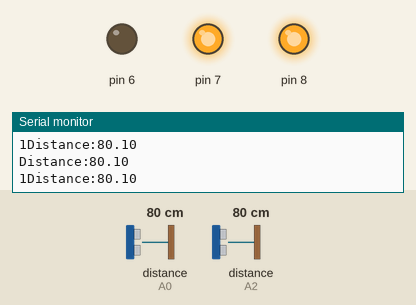
Simulated run of this sketch. Board: Arduino Uno, built with avr-gcc and run on an emulated ATmega328P. Parts: output pins drawn as LEDs (lit = HIGH), the last lines printed to the serial monitor. Wiring (inferred from the names in the program): 2 × ultrasonic range finder: trigger A1, echo A0 / trigger A3, echo A2. Inputs (shaded band) come from the test bench; at power-on: distance to the obstacle (sensors on A0, A2) 80 cm. The echo pulse lasts 58.3 µs per cm; pins used as bus, display or sensor lines are not drawn.

Above: at 1.2 s.
1.3 s: distance to the obstacle (sensor on A0) set to 54 cm
2.8 s: distance to the obstacle (sensor on A0) set to 47 cm
At 4.1 s:
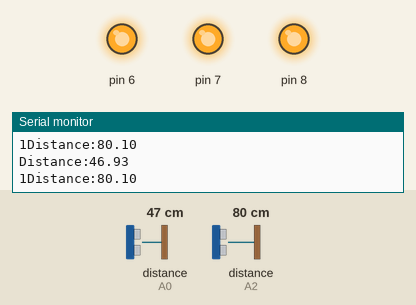
4.4 s: distance to the obstacle (sensor on A0) set to 7 cm
At 6.01 s:
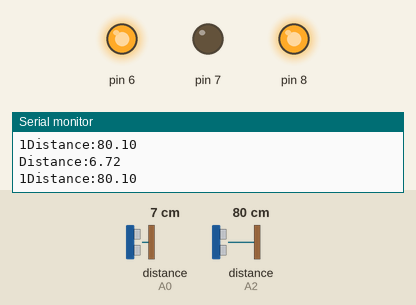
7.4 s: distance to the obstacle (sensor on A0) set to 4 cm
At 10.1 s:
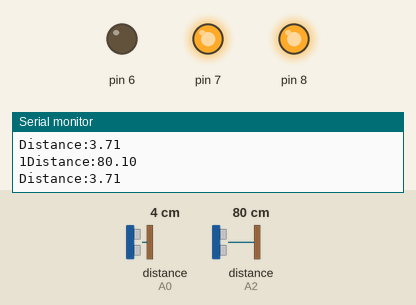
10.4 s: distance to the obstacle (sensor on A2) set to 56 cm
11.9 s: distance to the obstacle (sensor on A2) set to 47 cm
At 12.6 s:
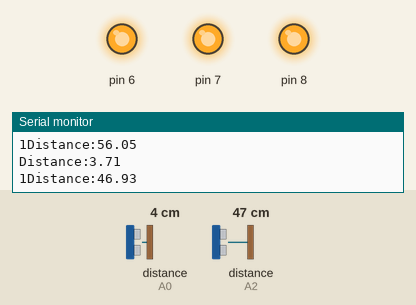
Timing chart, 0 to 14.5 s (numbered marks = the images above; inputs shaded):
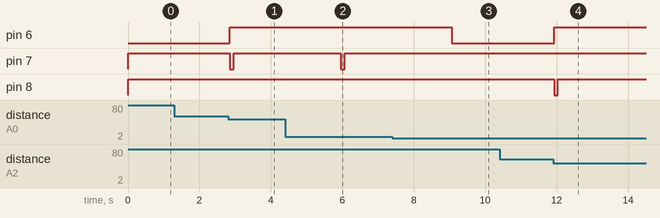

The sketch:

advance.ino
```cpp
int Echo = A0;  // Echo回声脚(P2.0)
int Trig =A1;  //  Trig 触发脚(P2.1)
int Echo2 = A2;  // Echo回声脚(P2.0)
int Trig2 =A3;  //  Trig 触发脚(P2.1)
int Distance = 0;
int Distance2 = 0;


void setup()
{
  Serial.begin(9600);     // 初始化串口
   pinMode(7,OUTPUT);
   pinMode(Echo, INPUT);    // 定义超声波输入脚
  pinMode(Trig, OUTPUT);   // 定义超声波输出脚
    pinMode(Echo2, INPUT);    // 定义超声波输入
  pinMode(Trig2, OUTPUT);   // 定义超声波输出脚
  analogWrite(7,255);
  analogWrite(8,255);
}


void Distance_test()   // 量出前方距离
{
  digitalWrite(Trig, LOW);   // 给触发脚低电平2μs
  delayMicroseconds(2);
  digitalWrite(Trig, HIGH);  // 给触发脚高电平10μs，这里至少是10μs
  delayMicroseconds(10);
  digitalWrite(Trig, LOW);    // 持续给触发脚低电
  float Fdistance = pulseIn(Echo, HIGH);  // 读取高电平时间(单位：微秒)
  Fdistance= Fdistance/58;       //为什么除以58等于厘米，  Y米=（X秒*344）/2
  // X秒=（ 2*Y米）/344 ==》X秒=0.0058*Y米 ==》厘米=微秒/58
  Serial.print("Distance:");      //输出距离（单位：厘米）
  Serial.println(Fdistance);         //显示距离
  Distance = Fdistance;
}
void Distance_test2()   // 量出前方距离
{
  digitalWrite(Trig2, LOW);   // 给触发脚低电平2μs
  delayMicroseconds(2);
  digitalWrite(Trig2, HIGH);  // 给触发脚高电平10μs，这里至少是10μs
  delayMicroseconds(10);
  digitalWrite(Trig2, LOW);    // 持续给触发脚低电
  float Fdistance = pulseIn(Echo2, HIGH);  // 读取高电平时间(单位：微秒)
  Fdistance= Fdistance/58;       //为什么除以58等于厘米，  Y米=（X秒*344）/2
  // X秒=（ 2*Y米）/344 ==》X秒=0.0058*Y米 ==》厘米=微秒/58
  Serial.print("1Distance:");      //输出距离（单位：厘米）
  Serial.println(Fdistance);         //显示距离
  Distance2 = Fdistance;
}


void loop(){
  Distance_test();
   Distance_test2();
  if(Distance<50  && Distance>4){
  analogWrite(7,0);
  analogWrite(6,255);
  delay(100);
  analogWrite(7,255);
  delay(3000);
  analogWrite(6,0);
  }
  else if (Distance2<50 && Distance2>4){
  analogWrite(8,0);
  analogWrite(6,255);
  delay(100);
  analogWrite(8,255);
  delay(3000);
  analogWrite(6,0);
  }
  else{
    analogWrite(7,255);
    delay(50);
  }

}
```

Measured:
- the behaviour switches between 51 and 50 cm on distance to the obstacle (sensor on A0) (found by bisection; images 0 and 1)
- the behaviour switches between 6 and 5 cm on distance to the obstacle (sensor on A0) (found by bisection; images 2 and 3)
- the behaviour switches between 51 and 50 cm on distance to the obstacle (sensor on A2) (found by bisection; images 3 and 4)
- after the input at 2.8 s, pin 6: LOW → HIGH after 0.05 s; pin 7: HIGH → LOW after 0.05 s, → HIGH 0.10 s later
- after the input at 4.4 s, pin 6: stays HIGH (without the input it goes to LOW after 1.6 s)
- after the input at 7.4 s, pin 6: HIGH → LOW after 1.7 s; pin 7: stays HIGH (without the input it goes to LOW after 1.7 s)
- after the input at 11.9 s, pin 6: LOW → HIGH at once; pin 8: HIGH → LOW at once, → HIGH 0.10 s later
